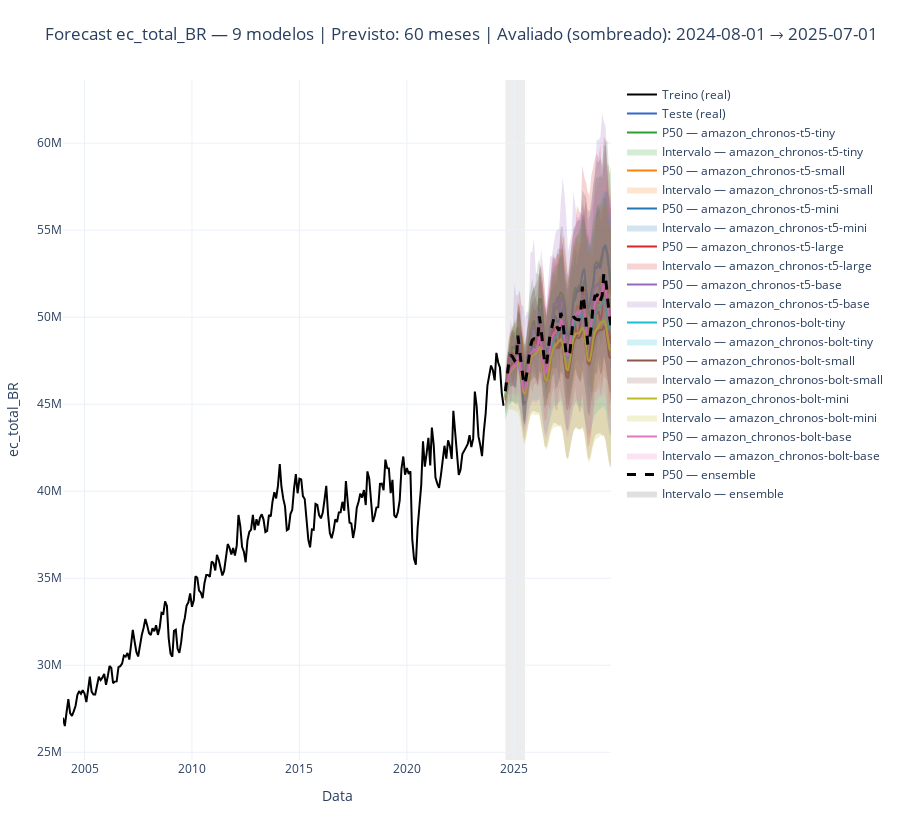

Write notebook code for a chart like this one.
### Markdown cell above
### Rodar modelos **offline**

Para evitar downloads repetidos e acelerar os experimentos, você pode rodar os modelos **localmente** (offline).  
No notebook `Download_amazon_cronos_models.ipynb` eu baixo e organizo os pesos em disco. Tamanhos típicos:

- `amazon_chronos-bolt-base`  ≈ **783 MB**
- `amazon_chronos-bolt-small` ≈ **182 MB**
- `amazon_chronos-bolt-mini`  ≈ **81 MB**
- `amazon_chronos-bolt-tiny`  ≈ **33 MB**
- `amazon_chronos-t5-large`   ≈ **2.64 GB**
- `amazon_chronos-t5-base`    ≈ **768 MB**
- `amazon_chronos-t5-small`   ≈ **176 MB**
- `amazon_chronos-t5-mini`    ≈ **78 MB**
- `amazon_chronos-t5-tiny`    ≈ **32 MB**

> **Dica:** em ambientes **efêmeros** (ex.: Colab/Databricks com disco temporário), rodar **online** baixa os pesos **a cada sessão**. Em máquinas com disco persistente, o Hugging Face **cacheia** em `~/.cache/huggingface/hub`, evitando novo download.

#### Como organizar os modelos no disco
Estruture um diretório base (ex.: `D:/Models/chronos`) com **uma pasta por modelo**, contendo pelo menos `config.json` e os pesos:

### Code cell
# Defindo a pasta local onde estão os modelos baixados
Path_models = Path(r"Models_cronos_amazon/cronos")

# Lista de modelos offline
models_offline = [
    "amazon_chronos-t5-tiny",
    "amazon_chronos-t5-small",
    "amazon_chronos-t5-mini",
    "amazon_chronos-t5-large",
    "amazon_chronos-t5-base",

    "amazon_chronos-bolt-tiny",
    "amazon_chronos-bolt-small",
    "amazon_chronos-bolt-mini",
    "amazon_chronos-bolt-base",
]

# Chamar a função
fig_off, met_off, fc_dict, df_treino, df_teste, df_forecast = function_chronos_forecast(
    df=df,                                  # Dataframe onde estão os dados (não é necessário dividir em treino e teste)
    models=models_offline,                  # roda todos os modelos listados (offline)
    target_col="ec_total_BR",               # coluna-alvo
    test_periods=12,                        # últimos 6 meses como teste (para métricas) esses meses não entram no treinamento
    n_periods=60,                           # horizonte de 60 meses
    device="cuda",                          # tenta GPU; se indisponível, costuma cair para CPU
    local_base_dir=str(Path_models),        # raiz das pastas dos modelos
    force_offline=True,                     # não baixa nada da internet
    quantile_levels=[0.1, 0.5, 0.9],        # define P10/P50/P90 como intervalo padrão ou use interval_alpha exemplo: [0.1, 0.2, 0.3, 0.4, 0.5, 0.6, 0.7, 0.8, 0.9]
    random_seed=2025,                       # reprodutibilidade prática
    allow_long_horizon=True,                # ativa previsão em blocos (>64)
    ensemble={                              # Configurações do ensemble
        "method": "weighted",               # combina modelos com pesos
        "weights": {                        # pesos só para T5 (large/base/mini)
            "amazon_chronos-t5-large": 0.5, # 50%
            "amazon_chronos-t5-base":  0.3, # 30%
            "amazon_chronos-t5-mini":  0.2  # 20%
        },
        "models": [
            "amazon_chronos-t5-large",
            "amazon_chronos-t5-base",
            "amazon_chronos-t5-mini"
        ]
    }
)

# Plotar resultados
fig_off.show()
